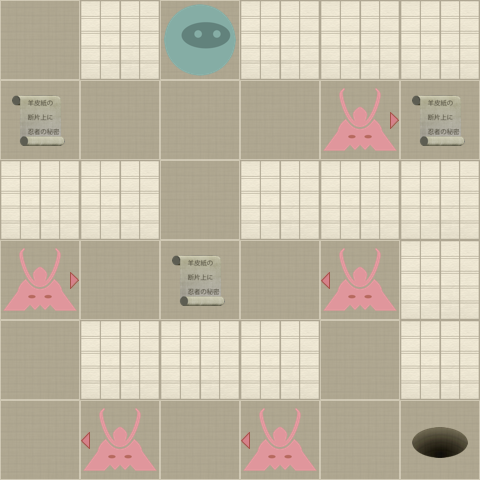

Rendered tile map (Tiled .tmx) drawn with the repository's tilesets; below, a short description and the map source with its tile grids summarised:
An orthogonal 6x6 tile map with 80x80 px tiles, 2 tile layers (Level, Actors).

<map version="1.0" orientation="orthogonal" width="6" height="6" tilewidth="80" tileheight="80">
 <properties>
  <property name="moves" value="12" />
 </properties>
 <tileset firstgid="1" name="tiles" tilewidth="80" tileheight="80" spacing="2" margin="2">
  <image source="tiles-hd.png" width="512" height="512" />
  <tile id="0">
   <properties>
    <property name="actor" value="exit" />
   </properties>
  </tile>
  <tile id="2">
   <properties>
    <property name="actor" value="guard" />
    <property name="direction" value="down" />
   </properties>
  </tile>
  <tile id="3">
   <properties>
    <property name="actor" value="guard" />
    <property name="direction" value="left" />
   </properties>
  </tile>
  <tile id="4">
   <properties>
    <property name="actor" value="guard" />
    <property name="direction" value="right" />
   </properties>
  </tile>
  <tile id="5">
   <properties>
    <property name="actor" value="guard" />
    <property name="direction" value="up" />
   </properties>
  </tile>
  <tile id="7">
   <properties>
    <property name="actor" value="player" />
   </properties>
  </tile>
  <tile id="8">
   <properties>
    <property name="actor" value="scroll" />
   </properties>
  </tile>
  <tile id="9">
   <properties>
    <property name="wall" value="1" />
   </properties>
  </tile>
 </tileset>
 <layer name="Level" width="6" height="6">
  <data>[36 cells, 36 non-empty, 2 distinct tile ids]</data>
 </layer>
 <layer name="Actors" width="6" height="6">
  <data>[36 cells, 10 non-empty, 5 distinct tile ids]</data>
 </layer>
</map>
